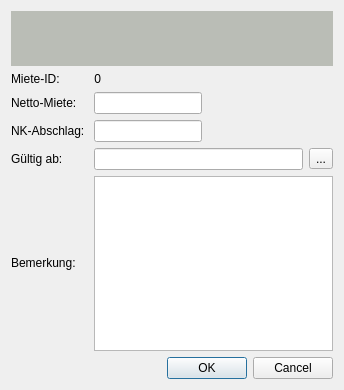
<?xml version="1.0" encoding="UTF-8"?>
<ui version="4.0">
 <class>RechnungDlg</class>
 <widget class="QDialog" name="RechnungDlg">
  <property name="geometry">
   <rect>
    <x>0</x>
    <y>0</y>
    <width>344</width>
    <height>390</height>
   </rect>
  </property>
  <property name="windowTitle">
   <string>Miete ändern</string>
  </property>
  <layout class="QGridLayout" name="gridLayout">
   <item row="8" column="0" colspan="3">
    <widget class="QDialogButtonBox" name="btnBox">
     <property name="orientation">
      <enum>Qt::Horizontal</enum>
     </property>
     <property name="standardButtons">
      <set>QDialogButtonBox::Cancel|QDialogButtonBox::Ok</set>
     </property>
    </widget>
   </item>
   <item row="1" column="0">
    <widget class="QLabel" name="label">
     <property name="sizePolicy">
      <sizepolicy hsizetype="Fixed" vsizetype="Preferred">
       <horstretch>0</horstretch>
       <verstretch>0</verstretch>
      </sizepolicy>
     </property>
     <property name="text">
      <string>Miete-ID:</string>
     </property>
    </widget>
   </item>
   <item row="1" column="1">
    <widget class="QLabel" name="lblMieteId">
     <property name="sizePolicy">
      <sizepolicy hsizetype="Fixed" vsizetype="Preferred">
       <horstretch>0</horstretch>
       <verstretch>0</verstretch>
      </sizepolicy>
     </property>
     <property name="text">
      <string>0</string>
     </property>
     <property name="alignment">
      <set>Qt::AlignRight|Qt::AlignTrailing|Qt::AlignVCenter</set>
     </property>
    </widget>
   </item>
   <item row="3" column="0">
    <widget class="QLabel" name="label_5">
     <property name="sizePolicy">
      <sizepolicy hsizetype="Fixed" vsizetype="Preferred">
       <horstretch>0</horstretch>
       <verstretch>0</verstretch>
      </sizepolicy>
     </property>
     <property name="text">
      <string>NK-Abschlag: </string>
     </property>
    </widget>
   </item>
   <item row="3" column="1">
    <widget class="QLineEdit" name="inNkAbschlag">
     <property name="sizePolicy">
      <sizepolicy hsizetype="Fixed" vsizetype="Fixed">
       <horstretch>0</horstretch>
       <verstretch>0</verstretch>
      </sizepolicy>
     </property>
    </widget>
   </item>
   <item row="2" column="0">
    <widget class="QLabel" name="label_2">
     <property name="sizePolicy">
      <sizepolicy hsizetype="Fixed" vsizetype="Preferred">
       <horstretch>0</horstretch>
       <verstretch>0</verstretch>
      </sizepolicy>
     </property>
     <property name="text">
      <string>Netto-Miete: </string>
     </property>
    </widget>
   </item>
   <item row="7" column="0">
    <widget class="QLabel" name="label_7">
     <property name="sizePolicy">
      <sizepolicy hsizetype="Fixed" vsizetype="Fixed">
       <horstretch>0</horstretch>
       <verstretch>0</verstretch>
      </sizepolicy>
     </property>
     <property name="text">
      <string>Bemerkung: </string>
     </property>
    </widget>
   </item>
   <item row="0" column="0" colspan="3">
    <widget class="QLabel" name="lblWohnung">
     <property name="sizePolicy">
      <sizepolicy hsizetype="Expanding" vsizetype="Expanding">
       <horstretch>0</horstretch>
       <verstretch>0</verstretch>
      </sizepolicy>
     </property>
     <property name="minimumSize">
      <size>
       <width>0</width>
       <height>55</height>
      </size>
     </property>
     <property name="maximumSize">
      <size>
       <width>16777215</width>
       <height>55</height>
      </size>
     </property>
     <property name="font">
      <font>
       <pointsize>12</pointsize>
       <italic>true</italic>
      </font>
     </property>
     <property name="autoFillBackground">
      <bool>false</bool>
     </property>
     <property name="styleSheet">
      <string notr="true">background-color: rgb(186, 189, 182);</string>
     </property>
     <property name="text">
      <string>&lt;html&gt;&lt;head/&gt;&lt;body&gt;&lt;p&gt;&lt;br/&gt;&lt;/p&gt;&lt;/body&gt;&lt;/html&gt;</string>
     </property>
     <property name="textFormat">
      <enum>Qt::RichText</enum>
     </property>
     <property name="alignment">
      <set>Qt::AlignCenter</set>
     </property>
     <property name="wordWrap">
      <bool>true</bool>
     </property>
    </widget>
   </item>
   <item row="4" column="2">
    <widget class="QToolButton" name="tbMieteGueltigAbCalendar">
     <property name="text">
      <string>...</string>
     </property>
    </widget>
   </item>
   <item row="4" column="1">
    <widget class="QLineEdit" name="inMieteGueltigAb"/>
   </item>
   <item row="7" column="1" colspan="2">
    <widget class="QTextEdit" name="txtMieteBemerk"/>
   </item>
   <item row="4" column="0">
    <widget class="QLabel" name="label_8">
     <property name="text">
      <string>Gültig ab:</string>
     </property>
    </widget>
   </item>
   <item row="2" column="1">
    <widget class="QLineEdit" name="inNettoMiete">
     <property name="sizePolicy">
      <sizepolicy hsizetype="Fixed" vsizetype="Fixed">
       <horstretch>1</horstretch>
       <verstretch>0</verstretch>
      </sizepolicy>
     </property>
    </widget>
   </item>
  </layout>
 </widget>
 <tabstops>
  <tabstop>inNettoMiete</tabstop>
  <tabstop>inNkAbschlag</tabstop>
  <tabstop>inMieteGueltigAb</tabstop>
  <tabstop>tbMieteGueltigAbCalendar</tabstop>
  <tabstop>txtMieteBemerk</tabstop>
 </tabstops>
 <resources/>
 <connections>
  <connection>
   <sender>btnBox</sender>
   <signal>accepted()</signal>
   <receiver>RechnungDlg</receiver>
   <slot>accept()</slot>
   <hints>
    <hint type="sourcelabel">
     <x>257</x>
     <y>380</y>
    </hint>
    <hint type="destinationlabel">
     <x>157</x>
     <y>274</y>
    </hint>
   </hints>
  </connection>
  <connection>
   <sender>btnBox</sender>
   <signal>rejected()</signal>
   <receiver>RechnungDlg</receiver>
   <slot>reject()</slot>
   <hints>
    <hint type="sourcelabel">
     <x>325</x>
     <y>380</y>
    </hint>
    <hint type="destinationlabel">
     <x>286</x>
     <y>274</y>
    </hint>
   </hints>
  </connection>
  <connection>
   <sender>tbMieteGueltigAbCalendar</sender>
   <signal>clicked()</signal>
   <receiver>RechnungDlg</receiver>
   <slot>onTbRgBezahltAmCalendarClicked()</slot>
   <hints>
    <hint type="sourcelabel">
     <x>315</x>
     <y>169</y>
    </hint>
    <hint type="destinationlabel">
     <x>347</x>
     <y>208</y>
    </hint>
   </hints>
  </connection>
 </connections>
 <designerdata>
  <property name="gridDeltaX">
   <number>10</number>
  </property>
  <property name="gridDeltaY">
   <number>10</number>
  </property>
  <property name="gridSnapX">
   <bool>true</bool>
  </property>
  <property name="gridSnapY">
   <bool>true</bool>
  </property>
  <property name="gridVisible">
   <bool>true</bool>
  </property>
 </designerdata>
 <slots>
  <slot>onTbRgDatumCalendarClicked()</slot>
  <slot>onTbRgBezahltAmCalendarClicked()</slot>
 </slots>
</ui>
